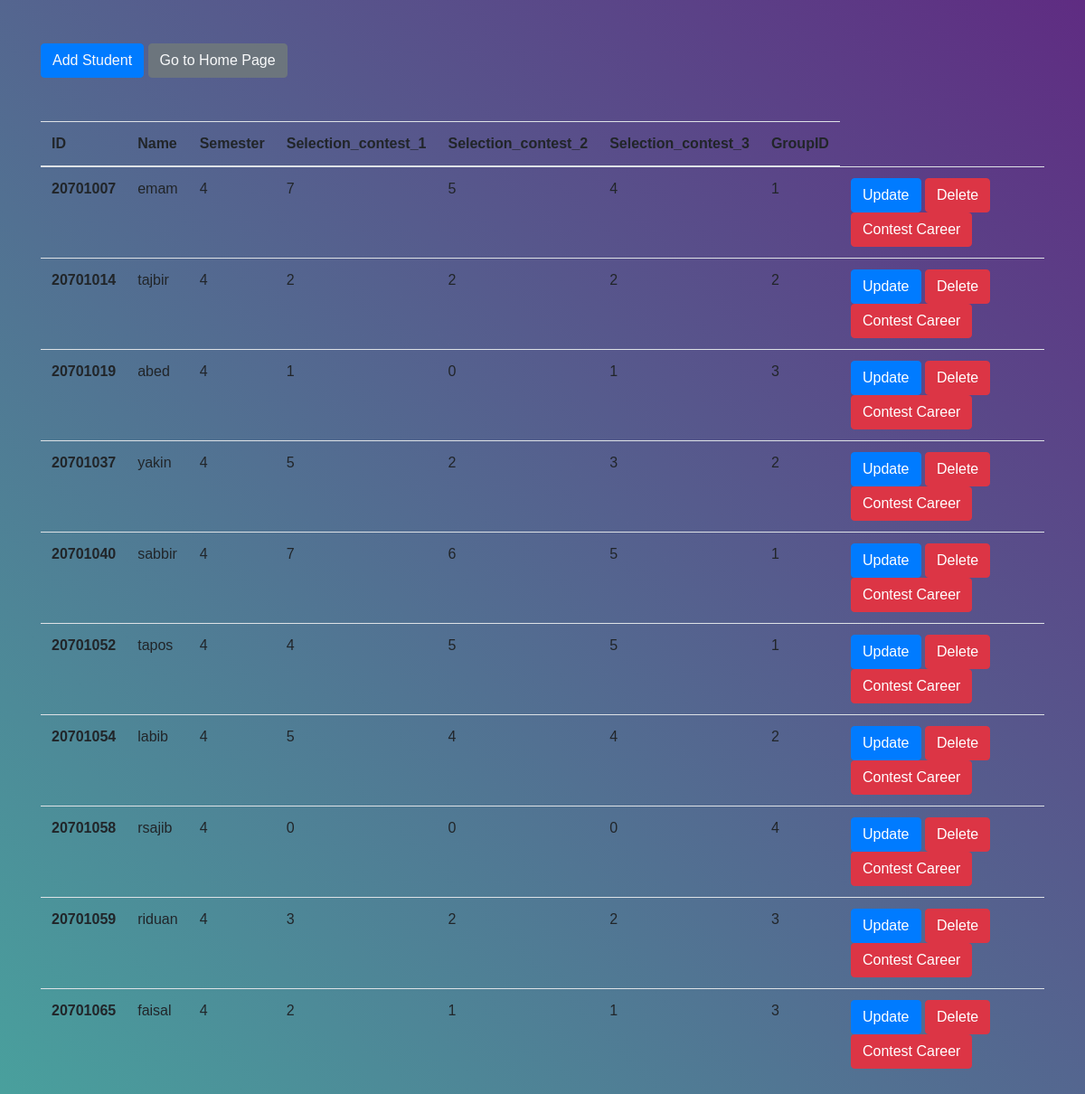
The page /studentdisplay.php on the database its author committed.
### tables this page shows
CREATE TABLE `student` (
  `SName` varchar(30) NOT NULL,
  `SID` int NOT NULL,
  `Semester` int NOT NULL,
  `SC_1` int DEFAULT NULL,
  `SC_2` int DEFAULT NULL,
  `SC_3` int DEFAULT NULL,
  `GroupID` int DEFAULT NULL
);

### studentdisplay.php (the view, shortened to what this page needs)
<?php
include 'connection.php';
?>
<!DOCTYPE html>
<html lang="en">
<head>
    <link rel="stylesheet" href="https://cdn.jsdelivr.net/npm/bootstrap@4.4.1/dist/css/bootstrap.min.css">
</head>
<body>
<div class="container">
<button class="btn btn-primary my-5">
    <a href="student.php" class="text-light">Add Student</a>
</button>
<button class="btn btn-secondary my-5">
    <a href="home2.php" class="text-light">Go to Home Page</a>
</button>
<table class="table">
  <thead>
    <tr>
      <th scope="col">ID</th>
      <th scope="col">Name</th>
      <th scope="col">Semester</th>
      <th scope="col">Selection_contest_1</th>
      <th scope="col">Selection_contest_2</th>
      <th scope="col">Selection_contest_3</th>
      <th scope="col">GroupID</th>
    </tr>
  </thead>
  <tbody>
    <?php
    $sql="select * from `student`";
    $result=mysqli_query($con,$sql);
    if($result){
        while( $row=mysqli_fetch_assoc($result)){
            $id=$row['SID'];
            $name=$row['SName'];
            $sem=$row['Semester'];
            $sc1=$row['SC_1'];
            $sc2=$row['SC_2'];
            $sc3=$row['SC_3'];
            $groupid=$row['GroupID'];
            echo '<tr>
            <th scope="row">'. $id.'</th>
            <td>'.$name.'</td>
            <td>'.$sem.'</td>
            <td>'.$sc1.'</td>
            <td>'.$sc2.'</td>
            <td>'.$sc3.'</td>
            <td>'.$groupid.'</td>
          <td>
  <a href="studentupdate.php?updateid='.$id.'" class="btn btn-primary">Update</a>
  <a href="studentdelete.php?deleteid='.$id.'" class="btn btn-danger">Delete</a>
  <a href="studentview.php?viewid='.$id.'" class="btn btn-danger">Contest Career</a>
</td>
          </tr>';
        }
    }
    ?>
  </tbody>
</table>
</div>
</body>
</html>

### studentdisplay.php (style rules this page uses)
body { height: 100%; }
body { margin: 0; background: linear-gradient(45deg, #49a09d, #5f2c82); font-family: sans-serif; font-weight: 100; }

### rows shown on the page
student: SID "20701007", SName "emam", Semester "4", SC_1 "7", SC_2 "5", SC_3 "4", GroupID "1"
student: SID "20701014", SName "tajbir", Semester "4", SC_1 "2", SC_2 "2", SC_3 "2", GroupID "2"
student: SID "20701019", SName "abed", Semester "4", SC_1 "1", SC_2 "0", SC_3 "1", GroupID "3"
student: SID "20701037", SName "yakin", Semester "4", SC_1 "5", SC_2 "2", SC_3 "3", GroupID "2"
student: SID "20701040", SName "sabbir", Semester "4", SC_1 "7", SC_2 "6", SC_3 "5", GroupID "1"
student: SID "20701052", SName "tapos", Semester "4", SC_1 "4", SC_2 "5", SC_3 "5", GroupID "1"
student: SID "20701054", SName "labib", Semester "4", SC_1 "5", SC_2 "4", SC_3 "4", GroupID "2"
student: SID "20701058", SName "rsajib", Semester "4", SC_1 "0", SC_2 "0", SC_3 "0", GroupID "4"
student: SID "20701059", SName "riduan", Semester "4", SC_1 "3", SC_2 "2", SC_3 "2", GroupID "3"
student: SID "20701065", SName "faisal", Semester "4", SC_1 "2", SC_2 "1", SC_3 "1", GroupID "3"
